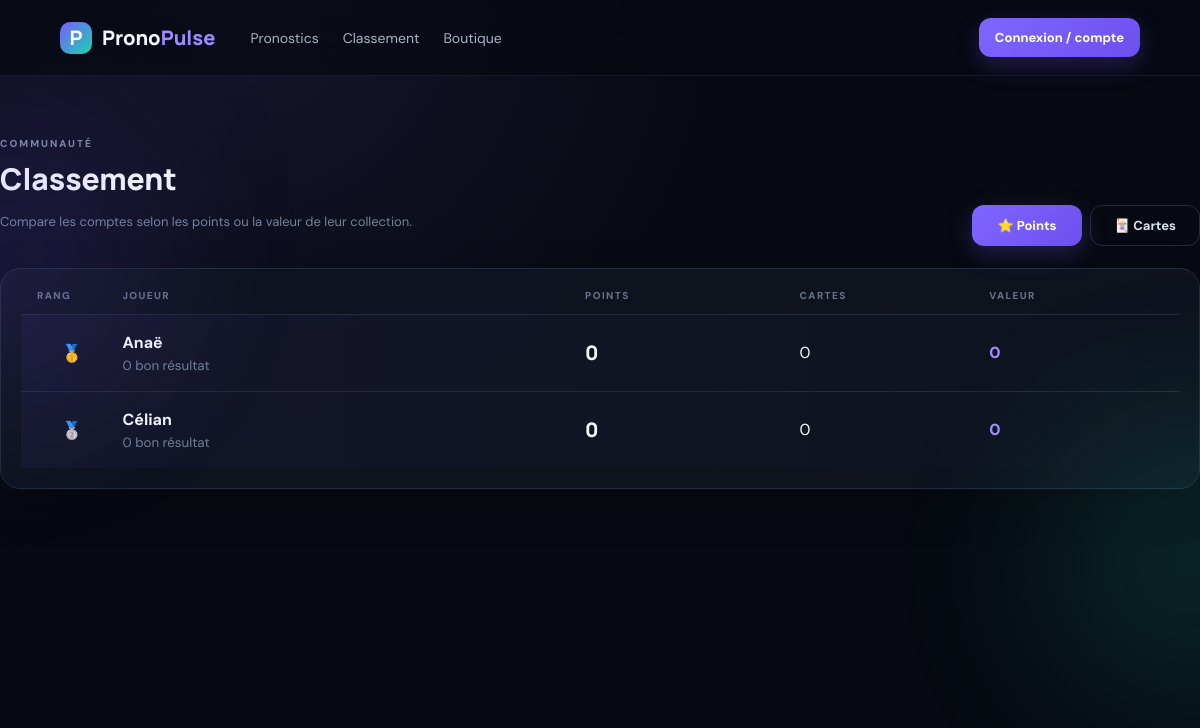
Page /classement on the committed database.
### tables this page shows
CREATE TABLE users (
        id INTEGER PRIMARY KEY AUTOINCREMENT,
        username TEXT UNIQUE NOT NULL,
        password TEXT NOT NULL,
        points INTEGER NOT NULL DEFAULT 0,
        is_admin INTEGER NOT NULL DEFAULT 0,
        created_at TEXT NOT NULL,
        winning_predictions INTEGER NOT NULL DEFAULT 0,
        free_packs INTEGER NOT NULL DEFAULT 0
    );

### app.py (the view)
@app.route('/classement')
def leaderboard():
    sort = request.args.get('sort', 'points')
    if sort not in ('points', 'cards'):
        sort = 'points'
    conn = db()
    users = conn.execute('''
        SELECT u.id, u.username, u.points, u.winning_predictions, u.free_packs,
               COUNT(DISTINCT i.card_id) AS card_count,
               COALESCE(SUM(CASE c.category WHEN 'men' THEN 3 WHEN 'women' THEN 2 WHEN 'reserve' THEN 1 ELSE 0 END), 0) AS card_value
        FROM users u
        LEFT JOIN inventory i ON i.user_id=u.id
        LEFT JOIN cards c ON c.id=i.card_id
        WHERE u.is_admin=0
        GROUP BY u.id
    ''').fetchall()
    users = list(users)
    if sort == 'cards':
        users.sort(key=lambda x: (-int(x['card_value'] or 0), -int(x['card_count'] or 0), -int(x['points'] or 0), x['username'].lower()))
    else:
        users.sort(key=lambda x: (-int(x['points'] or 0), -int(x['card_value'] or 0), x['username'].lower()))
    conn.close()
    return render_template('leaderboard.html', users=users, sort=sort)

### app.py (called while the page is built, shortened)
def db():
    conn = sqlite3.connect(DB)
    conn.row_factory = sqlite3.Row
    conn.execute('PRAGMA foreign_keys = ON')
    return conn

def current_user():
    if 'user_id' not in session:
        return None
    conn = db()
    u = conn.execute('SELECT * FROM users WHERE id=?', (session['user_id'],)).fetchone()
    conn.close()
    return u

@app.context_processor
def inject():
    u = current_user()
    if not u:
        return {
            'user': None,
            'user_level': ('Bronze', 'bronze'),
            'collection_count': 0,
            'collection_value': 0,
            'total_cards': 0,
        }

### templates/leaderboard.html
{% extends 'base.html' %}{% block content %}
<section class="leaderboard-page">
  <div class="section-head">
    <div><span class="eyebrow">COMMUNAUTÉ</span><h1>Classement</h1><p class="muted">Compare les comptes selon les points ou la valeur de leur collection.</p></div>
    <div class="sort-switch">
      <a class="btn {{ 'primary' if sort=='points' else 'outline' }}" href="{{url_for('leaderboard', sort='points')}}">⭐ Points</a>
      <a class="btn {{ 'primary' if sort=='cards' else 'outline' }}" href="{{url_for('leaderboard', sort='cards')}}">🃏 Cartes</a>
    </div>
  </div>
  <div class="leaderboard panel">
    <div class="leaderboard-head"><span>Rang</span><span>Joueur</span><span>Points</span><span>Cartes</span><span>Valeur</span></div>
    {% for u in users %}
    <article class="leader-row {% if loop.index <= 3 %}podium podium-{{loop.index}}{% endif %}">
      <div class="rank-number">{% if loop.index==1 %}🥇{% elif loop.index==2 %}🥈{% elif loop.index==3 %}🥉{% else %}{{loop.index}}{% endif %}</div>
      <div class="player-name"><b>{{u['username']}}</b><small>{{u['winning_predictions']}} bon{{'s' if u['winning_predictions']>1 else ''}} résultat{{'s' if u['winning_predictions']>1 else ''}}</small></div>
      <strong>{{u['points']}}</strong>
      <span>{{u['card_count']}}</span>
      <span class="card-value">{{u['card_value']}}</span>
    </article>
    {% else %}
    <div class="empty"><div>🏆</div><h3>Aucun joueur</h3><p>Les comptes créés apparaîtront ici.</p></div>
    {% endfor %}
  </div>
</section>
{% endblock %}

### static/style.css (style rules this page uses)
:root { --bg:#070a12;--panel:#101522;--panel2:#151b2b;--text:#f4f7fb;--muted:#8d98ac;--accent:#7c5cff;--accent2:#19d3ae;--line:#242c3d;--danger:#ff647c;--shadow:0 24px 70px rgba(0,0,0,.35) }
* { box-sizing:border-box }
body { margin:0;background:radial-gradient(circle at 20% 0%,#15152d 0,#070a12 38%),var(--bg);color:var(--text);font-family:'DM Sans',sans-serif;min-height:100vh }
a { text-decoration:none;color:inherit }
.btn { border:0;border-radius:12px;padding:11px 16px;font:700 13px 'DM Sans';cursor:pointer;transition:.2s;display:inline-flex;justify-content:center;align-items:center;gap:7px }
.primary { background:linear-gradient(135deg,#8066ff,#6b50ef);color:white;box-shadow:0 8px 25px rgba(124,92,255,.25) }
.outline { background:transparent;border:1px solid var(--line);color:#dce1ea }
.hero,.section-head,.matches-grid,.bottom-dashboard,.admin-page,.shop-page { max-width:1200px;margin:auto }
.eyebrow { font-size:10px;letter-spacing:2px;color:#7f8aa0;font-weight:800 }
.section-head { display:flex;justify-content:space-between;align-items:end;margin-bottom:22px }
.section-head h1,.section-head h2 { font:800 30px Manrope;margin:6px 0 0 }
.match-card,.panel { background:rgba(16,21,34,.82);border:1px solid var(--line);border-radius:20px;padding:20px;box-shadow:0 15px 45px rgba(0,0,0,.18);transition:.25s }
.muted { color:#778398;font-size:13px;line-height:1.6 }
.sort-switch { display:flex;gap:8px }
.leaderboard-page { max-width:1200px;margin:auto;padding:55px 0 90px }
.leaderboard-head,.leader-row { display:grid;grid-template-columns:.28fr 1.8fr .8fr .7fr .7fr;gap:16px;align-items:center }
.leaderboard-head { padding:0 16px 12px;color:#66738a;font-size:10px;font-weight:800;letter-spacing:1.4px;text-transform:uppercase }
.leader-row { padding:17px 16px;border-top:1px solid #232b3d }
.leader-row strong { font:800 20px Manrope }
.rank-number { font:800 17px Manrope;text-align:center }
.player-name b { display:block }
.player-name small { display:block;color:#718096;margin-top:4px }
.card-value { font-weight:800;color:#a48fff }
.podium { background:linear-gradient(90deg,rgba(124,92,255,.05),transparent) }
.sort-switch .primary,.sort-switch .outline { min-width:110px }

### rows in the picture
users: username "Anaë", winning_predictions "0", points "0", card_count "0", card_value "0"
users: username "Célian", winning_predictions "0", points "0", card_count "0", card_value "0"
